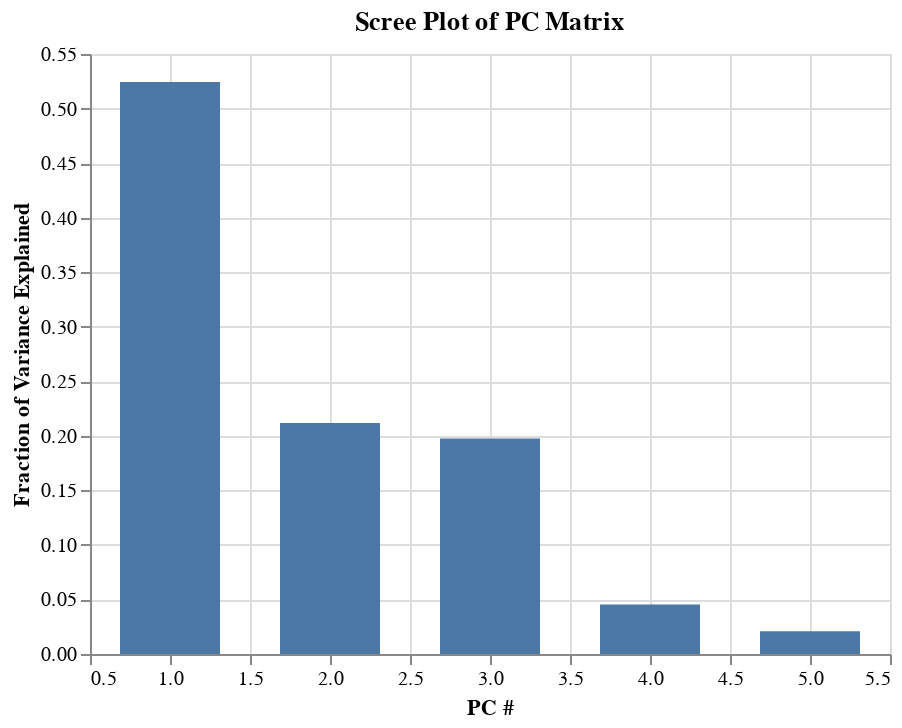

Notebook code for this chart:
### Code cell
#Scree Plot
df=pd.DataFrame({
    'PC #': [1,2,3,4,5], 
    'Fraction of Variance Explained' : var_perc})

alt.Chart(df).mark_bar(size=50).encode(
        x='PC #',
        y='Fraction of Variance Explained'
).properties(title='Scree Plot of PC Matrix')
#first PC describes over half the data

### Figure 1 — Vega-Lite specification as saved in the notebook (floating-point values rounded to 4 significant figures)
{"config": {"view": {"continuousWidth": 400, "continuousHeight": 300}}, "data": {"name": "data-fdb062f9d388d8f5f8760c4f5aa32df5"}, "mark": {"type": "bar", "size": 50}, "encoding": {"x": {"type": "quantitative", "field": "PC #"}, "y": {"type": "quantitative", "field": "Fraction of Variance Explained"}}, "title": "Scree Plot of PC Matrix", "$schema": "https://vega.github.io/schema/vega-lite/v4.8.1.json", "datasets": {"data-fdb062f9d388d8f5f8760c4f5aa32df5": [{"PC #": 1, "Fraction of Variance Explained": 0.5242}, {"PC #": 2, "Fraction of Variance Explained": 0.2118}, {"PC #": 3, "Fraction of Variance Explained": 0.1975}, {"PC #": 4, "Fraction of Variance Explained": 0.04549}, {"PC #": 5, "Fraction of Variance Explained": 0.02094}]}}
